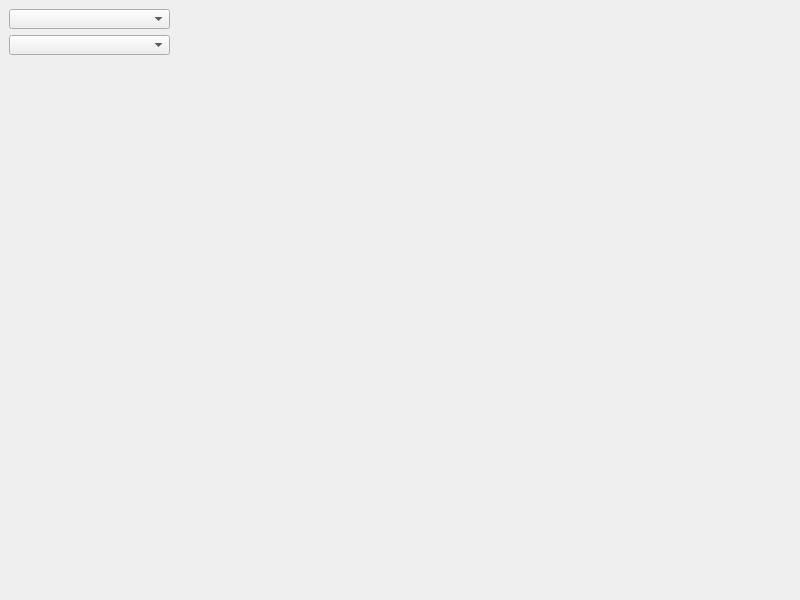
<?xml version="1.0" encoding="UTF-8"?>
<ui version="4.0">
 <class>frmColorComboBox</class>
 <widget class="QWidget" name="frmColorComboBox">
  <property name="geometry">
   <rect>
    <x>0</x>
    <y>0</y>
    <width>800</width>
    <height>600</height>
   </rect>
  </property>
  <property name="windowTitle">
   <string>Form</string>
  </property>
  <widget class="ColorComboBox" name="colorComboBox1">
   <property name="geometry">
    <rect>
     <x>9</x>
     <y>9</y>
     <width>161</width>
     <height>20</height>
    </rect>
   </property>
  </widget>
  <widget class="ColorComboBox" name="colorComboBox2">
   <property name="geometry">
    <rect>
     <x>9</x>
     <y>35</y>
     <width>161</width>
     <height>20</height>
    </rect>
   </property>
  </widget>
 </widget>
 <layoutdefault spacing="6" margin="11"/>
 <customwidgets>
  <customwidget>
   <class>ColorComboBox</class>
   <extends>QComboBox</extends>
   <header>colorcombobox.h</header>
  </customwidget>
 </customwidgets>
 <resources/>
 <connections/>
</ui>
